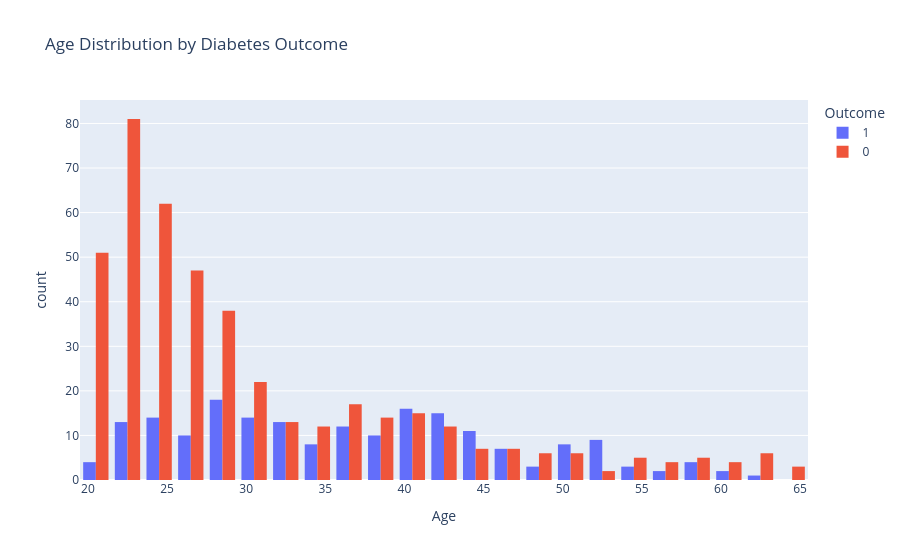

Write notebook code for a chart like this one.
### Code cell
# those people with diabetes (Outcome 1) ,is how many age group using the histogram :

import plotly.express as px
fig = px.histogram(df, x='Age', color='Outcome', barmode='group', title='Age Distribution by Diabetes Outcome')
fig.show()

### Figure 1 — Plotly figure (JSON) as saved in the notebook; plotly's stock layout.template omitted (floating-point values rounded to 4 significant figures; data arrays with more than 128 entries replaced by an {"elided": "..."} marker saying what was removed)
{"data": [{"alignmentgroup": "True", "bingroup": "x", "hovertemplate": "Outcome=1<br>Age=%{x}<br>count=%{y}<extra></extra>", "legendgroup": "1", "marker": {"color": "#636efa", "pattern": {"shape": ""}}, "name": "1", "offsetgroup": "1", "orientation": "v", "showlegend": true, "type": "histogram", "x": {"elided": "197 int values"}, "xaxis": "x", "yaxis": "y"}, {"alignmentgroup": "True", "bingroup": "x", "hovertemplate": "Outcome=0<br>Age=%{x}<br>count=%{y}<extra></extra>", "legendgroup": "0", "marker": {"color": "#EF553B", "pattern": {"shape": ""}}, "name": "0", "offsetgroup": "0", "orientation": "v", "showlegend": true, "type": "histogram", "x": {"elided": "439 int values"}, "xaxis": "x", "yaxis": "y"}], "layout": {"barmode": "group", "legend": {"title": {"text": "Outcome"}, "tracegroupgap": 0}, "title": {"text": "Age Distribution by Diabetes Outcome"}, "xaxis": {"anchor": "y", "domain": [0, 1], "title": {"text": "Age"}}, "yaxis": {"anchor": "x", "domain": [0, 1], "title": {"text": "count"}}}}
